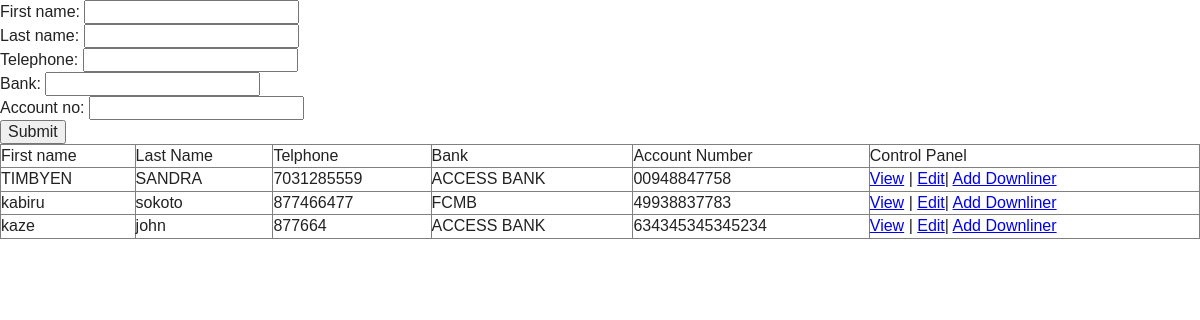
Page /cdownliner.php?pid=1 on the committed database.
### tables this page shows
CREATE TABLE IF NOT EXISTS `network` (
`id` int(11) NOT NULL,
  `firstgen` varchar(20) NOT NULL,
  `secgen` varchar(20) NOT NULL,
  `thirdgen` varchar(20) NOT NULL,
  `fourthgen` varchar(20) NOT NULL,
  `firstname` varchar(250) NOT NULL,
  `lastname` varchar(250) NOT NULL,
  `bank` varchar(250) NOT NULL,
  `bankno` varchar(250) NOT NULL,
  `telephone` varchar(200) NOT NULL
);

### cdownliner.php (the view, shortened to what this page needs)
<?php
$pid = $_GET['pid'];
$sqlpid = mysql_query("SELECT * FROM network WHERE firstgen ='$pid'") or die(mysql_error());
if(mysql_num_rows($sqlpid) > '0'){
   $showtable = "1";
 }else{
  $notable = "No direct downliners";
 }
?>
<!doctype html>
<html class="no-js" lang="">
    <head>
        <link rel="stylesheet" href="css/normalize.css">
        <link rel="stylesheet" href="css/main.css">
    </head>
    <body>
 	<form action="<?php echo $_SERVER['PHP_SELF']; ?>?pid=<?php echo $_GET['pid']; ?>" method="POST">
		First name: <input type="text" name="fname" /><br />
Last name: <input type="text" name="lname" /><br />
Telephone: <input type="text" name="phone" /><br />
Bank: <input type="text" name="bank" /><br />
Account no: <input type="text" name="acctno" /><br />
		<input type="submit" name="sub" />
	</form>
	<?php
		if(isset($showtable) && $showtable ==1)
		{
	?>
		<table border="1" width="100%">
			<tr>
				<td>First name</td>
				<td>Last Name</td>
				<td>Telphone</td>
				<td>Bank</td>
				<td>Account Number</td>
				<td>Control Panel</td>
			</tr>
<?php
while($row = mysql_fetch_array($sqlpid))
{
?>
			<tr>
				<td><?php echo $row['firstname']; ?></td>
				<td><?php echo $row['lastname']; ?></td>
				<td><?php echo $row['telephone']; ?></td>
				<td><?php echo $row['bank']; ?></td>
				<td><?php echo $row['bankno']; ?></td>
				<td><a href="getnetwork.php?nhblie=<?php echo $row['id']; ?>">View</a> | <a href="editprofile.php?id=<?php echo $row['id']; ?>">Edit</a>| <a href="cdownliner.php?id=<?php echo $row['id']; ?>">Add Downliner</a></td>
			</tr>
<?php
}
?>
		</table>
	<?php
	}
	?>
    </body>
</html>

### css/main.css (style rules this page uses)
html { color: #222; font-size: 1em; line-height: 1.4; }

### rows in the picture
network: firstname "TIMBYEN", lastname "SANDRA", telephone "7031285559", bank "ACCESS BANK", bankno "00948847758"
network: firstname "kabiru", lastname "sokoto", telephone "877466477", bank "FCMB", bankno "49938837783"
network: firstname "kaze", lastname "john", telephone "877664", bank "ACCESS BANK", bankno "634345345345234"
